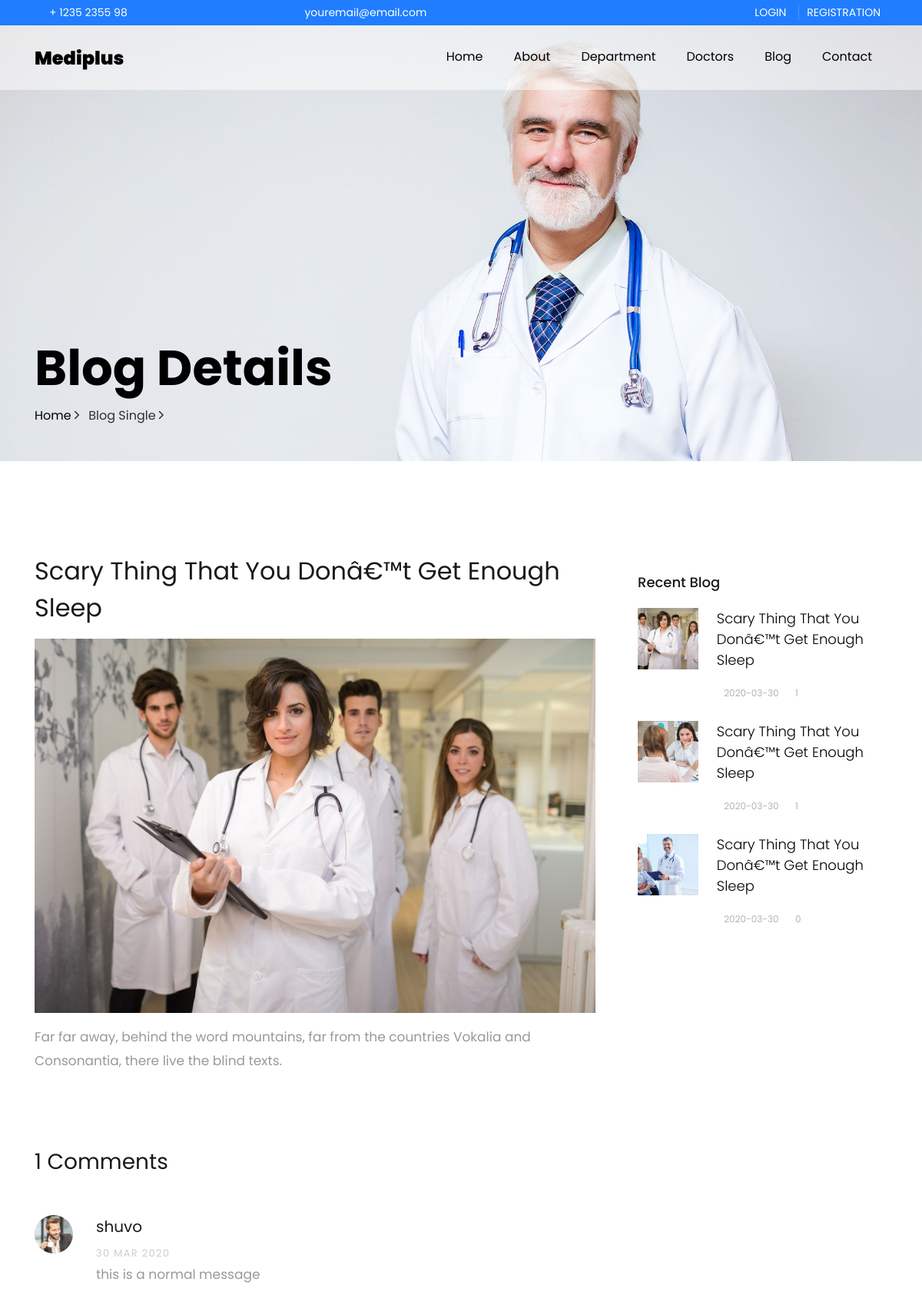
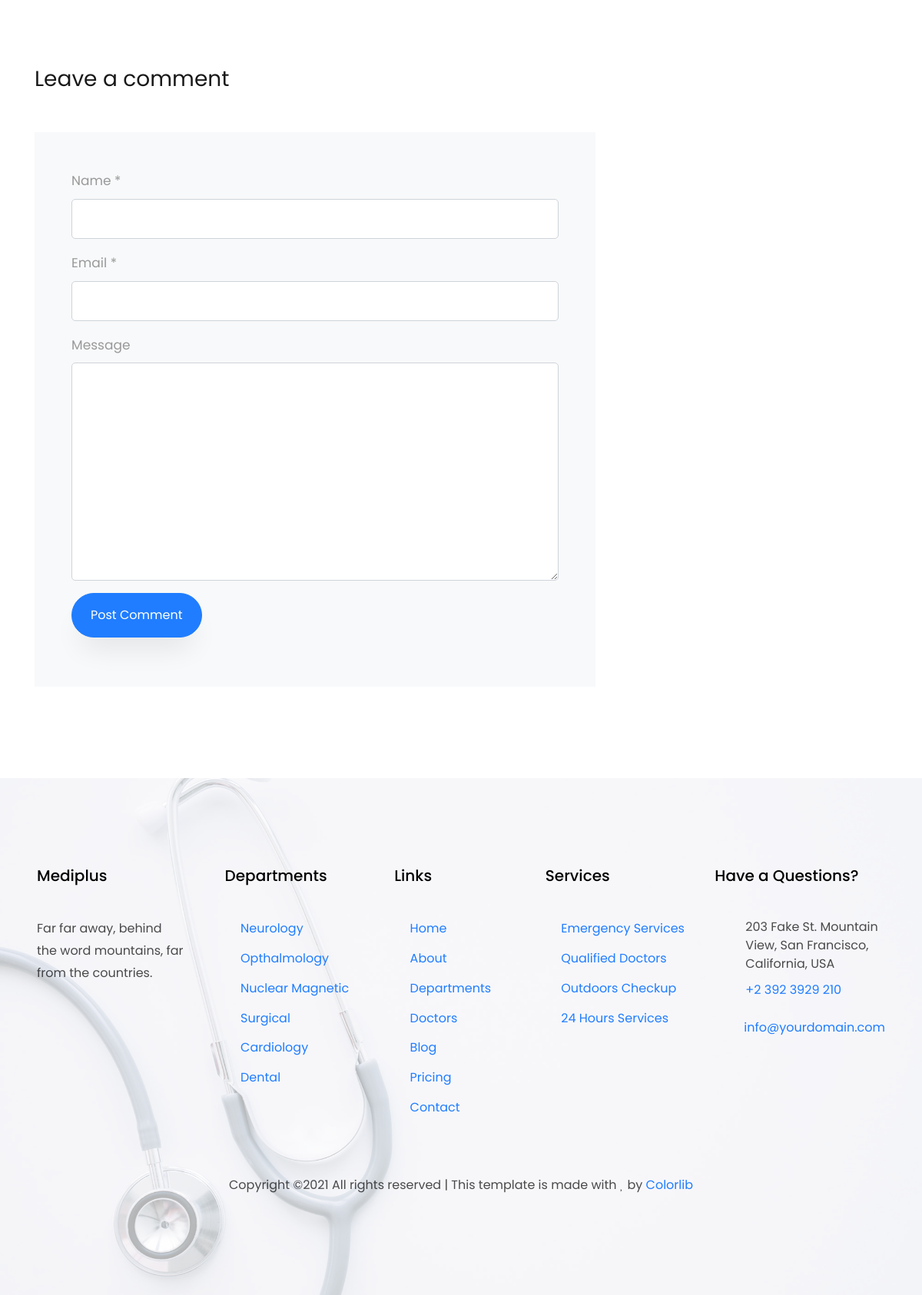
The app's page /blog-single.php?id=3 with its own data (2 pictures, top to bottom).
### tables this page shows
CREATE TABLE `blog` (
  `id` int(11) NOT NULL,
  `title` varchar(100) NOT NULL,
  `details` text NOT NULL,
  `image` varchar(100) NOT NULL,
  `time` varchar(20) NOT NULL
);

CREATE TABLE `comment` (
  `id` int(11) NOT NULL,
  `name` varchar(100) NOT NULL,
  `email` varchar(100) NOT NULL,
  `msg` text NOT NULL,
  `time` varchar(100) NOT NULL,
  `blog` int(11) NOT NULL
);

### blog-single.php (the view, shortened to what this page needs)
<?php include "templates/header.php" ?>
<?php include "templates/nav.php" ?>
	  <section class="hero-wrap hero-wrap-2" style="background-image: url('images/bg_1.jpg');" data-stellar-background-ratio="0.5">
      <div class="container">
        <div class="row no-gutters slider-text align-items-end justify-content-start">
          <div class="col-md-9 ftco-animate pb-4">
            <h1 class="mb-3 bread">Blog Details</h1>
             <p class="breadcrumbs"><span class="mr-2"><a href="index.html">Home <i class="ion-ios-arrow-forward"></i></a></span> <span>Blog Single <i class="ion-ios-arrow-forward"></i></span></p>
          </div>
        </div>
      </div>
    </section>
    <section class="ftco-section">
      <div class="container">
        <div class="row">
          <div class="col-lg-8 ftco-animate">
            <?php
              include "db.php";
              if(isset($_GET)){
                $bid = $_GET['id'];
              }
              $query = "SELECT * FROM blog WHERE id='$bid'";
              $qres = mysqli_query($conn, $query)->fetch_assoc();
            ?>
            <h2 class="mb-3"><?php echo $qres['title'] ?></h2>
            <p>
              <img src="dashboard/<?php echo $qres['image'] ?>" alt="" class="img-fluid">
            </p>
            <p>
            <?php echo $qres['details'] ?>
            </p>
            <div class="pt-5 mt-5">
              <h3 class="mb-5">
              <?php
              $blogid = $qres['id'];
                        $doc = "SELECT * FROM comment WHERE blog='$blogid'";
                        $res = mysqli_query($conn, $doc);
                        if($res){
                          $rowcount=mysqli_num_rows($res);
                        printf($rowcount);
                        ?>
              Comments</h3>
              <ul class="comment-list">
<?php while($result = $res->fetch_assoc()){ ?>
                <li class="comment">
                  <div class="vcard bio">
                    <img src="images/person_1.jpg" alt="Image placeholder">
                  </div>
                  <div class="comment-body">
                    <h3><?php echo $result['name'] ?></h3>
                    <div class="meta"><?php echo $result['time'] ?></div>
                    <p><?php echo $result['msg'] ?></p>
                  </div>
                </li>
<?php }} ?>
              </ul>
              <div class="comment-form-wrap pt-5">
                <h3 class="mb-5">Leave a comment</h3>
                <form action="#" method="POST" class="p-5 bg-light">
                  <div class="form-group">
                    <label for="name">Name *</label>
                    <input type="text" name="name" class="form-control" id="name">
                  </div>
                  <div class="form-group">
                    <label for="email">Email *</label>
                    <input type="email" name="email" class="form-control" id="email">
                  </div>
                  <div class="form-group">
                    <label for="message">Message</label>
                    <textarea name="msg" id="message" cols="30" rows="10" class="form-control"></textarea>
                  </div>
                  <div class="form-group">
                    <input type="submit" name="comment" value="Post Comment" class="btn py-3 px-4 btn-primary">
                  </div>
                </form>
              </div>
            </div>
          </div>
          <div class="col-lg-4 sidebar ftco-animate">
            <div class="sidebar-box ftco-animate">
              <h3 class="heading-sidebar">Recent Blog</h3>
        <?php
              $query = "SELECT * FROM blog LIMIT 3";
              $qres = mysqli_query($conn, $query);
              if($qres){
                  while($res = $qres->fetch_assoc()){ ?>
              <div class="block-21 mb-4 d-flex">
                <a href="?id=<?php echo $res['id'] ?>" class="blog-img mr-4" style="background-image: url(dashboard/<?php echo $res['image'] ?>)"></a>
                <div class="text">
                  <h3 class="heading"><a href="?id=<?php echo $res['id'] ?>">
                  <?php echo $res['title'] ?>
                  </a></h3>
                  <div class="meta">
                    <div><a href="#"><span class="icon-calendar"></span><?php echo $res['time'] ?></a></div>
                    <div><a href="#"><span class="icon-chat"></span>              <?php
              $blogid = $res['id'];
                        $doc = "SELECT * FROM comment WHERE blog='$blogid'";
                        $res = mysqli_query($conn, $doc);
                        if($res){
                          $rowcount=mysqli_num_rows($res);
                        printf($rowcount);}
                        ?>  </a></div>
                  </div>
                </div>
              </div>
                  <?php }} ?>
            </div>
          </div>
        </div>
      </div>
    </section>
<?php include "templates/footer.php" ?>

### templates/header.php (shortened to what this page needs)
<!DOCTYPE html>
<html lang="en">
  <head>
    <link rel="stylesheet" href="css/open-iconic-bootstrap.min.css">
    <link rel="stylesheet" href="css/animate.css">
    <link rel="stylesheet" href="css/owl.carousel.min.css">
    <link rel="stylesheet" href="css/owl.theme.default.min.css">
    <link rel="stylesheet" href="css/magnific-popup.css">
    <link rel="stylesheet" href="css/aos.css">
    <link rel="stylesheet" href="css/ionicons.min.css">
    <link rel="stylesheet" href="css/flaticon.css">
    <link rel="stylesheet" href="css/icomoon.css">
    <link rel="stylesheet" href="css/style.css">
  </head>
  <body data-spy="scroll" data-target=".site-navbar-target" data-offset="300">
  	<div class="py-1 bg-black top">
    	<div class="container">
    		<div class="row no-gutters d-flex align-items-start align-items-center px-md-0">
	    		<div class="col-lg-12 d-block">
		    		<div class="row d-flex">
		    			<div class="col-md pr-4 d-flex topper align-items-center">
					    	<div class="icon mr-2 d-flex justify-content-center align-items-center"><span class="icon-phone2"></span></div>
						    <span class="text">+ 1235 2355 98</span>
					    </div>
					    <div class="col-md pr-4 d-flex topper align-items-center">
					    	<div class="icon mr-2 d-flex justify-content-center align-items-center"><span class="icon-paper-plane"></span></div>
						    <span class="text">youremail@email.com</span>
					    </div>
					    <div class="col-md-5 pr-4 d-flex topper align-items-center text-lg-right justify-content-end">
						    <p class="mb-0 register-link"><a href="login/index.php" class="mr-3">Login</a><a href="registration/index.php">Registration</a></p>
					    </div>
				    </div>
			    </div>
		    </div>
		  </div>
    </div>

### templates/nav.php (shortened to what this page needs)
<nav class="navbar navbar-expand-lg navbar-dark ftco_navbar bg-dark ftco-navbar-light site-navbar-target" id="ftco-navbar">
	    <div class="container">
	      <a class="navbar-brand" href="index.php">Mediplus</a>
	      <div class="collapse navbar-collapse" id="ftco-nav">
	        <ul class="navbar-nav nav ml-auto">
	          <li class="nav-item"><a href="index.php" class="nav-link"><span>Home</span></a></li>
	          <li class="nav-item"><a href="about.php" class="nav-link"><span>About</span></a></li>
	          <li class="nav-item"><a href="depertment.php" class="nav-link"><span>Department</span></a></li>
	          <li class="nav-item"><a href="doctor.php" class="nav-link"><span>Doctors</span></a></li>
	          <li class="nav-item"><a href="blog.php" class="nav-link"><span>Blog</span></a></li>
			  <li class="nav-item"><a href="contact.php" class="nav-link"><span>Contact</span></a></li>
	        </ul>
	      </div>
	    </div>
	  </nav>

### templates/footer.php (shortened to what this page needs)
<footer class="ftco-footer ftco-section img" style="background-image: url(images/footer-bg.jpg);">
    	<div class="overlay"></div>
      <div class="container-fluid px-md-5">
        <div class="row mb-5">
          <div class="col-md">
            <div class="ftco-footer-widget mb-4">
              <h2 class="ftco-heading-2">Mediplus</h2>
              <p>Far far away, behind the word mountains, far from the countries.</p>
              <ul class="ftco-footer-social list-unstyled mt-5">
              </ul>
            </div>
          </div>
          <div class="col-md">
            <div class="ftco-footer-widget mb-4 ml-md-4">
              <h2 class="ftco-heading-2">Departments</h2>
              <ul class="list-unstyled">
                <li><a href="#"><span class="icon-long-arrow-right mr-2"></span>Neurology</a></li>
                <li><a href="#"><span class="icon-long-arrow-right mr-2"></span>Opthalmology</a></li>
                <li><a href="#"><span class="icon-long-arrow-right mr-2"></span>Nuclear Magnetic</a></li>
                <li><a href="#"><span class="icon-long-arrow-right mr-2"></span>Surgical</a></li>
                <li><a href="#"><span class="icon-long-arrow-right mr-2"></span>Cardiology</a></li>
                <li><a href="#"><span class="icon-long-arrow-right mr-2"></span>Dental</a></li>
              </ul>
            </div>
          </div>
          <div class="col-md">
            <div class="ftco-footer-widget mb-4 ml-md-4">
              <h2 class="ftco-heading-2">Links</h2>
              <ul class="list-unstyled">
                <li><a href="#"><span class="icon-long-arrow-right mr-2"></span>Home</a></li>
                <li><a href="#"><span class="icon-long-arrow-right mr-2"></span>About</a></li>
                <li><a href="#"><span class="icon-long-arrow-right mr-2"></span>Departments</a></li>
                <li><a href="#"><span class="icon-long-arrow-right mr-2"></span>Doctors</a></li>
                <li><a href="#"><span class="icon-long-arrow-right mr-2"></span>Blog</a></li>
                <li><a href="#"><span class="icon-long-arrow-right mr-2"></span>Pricing</a></li>
                <li><a href="#"><span class="icon-long-arrow-right mr-2"></span>Contact</a></li>
              </ul>
            </div>
          </div>
          <div class="col-md">
             <div class="ftco-footer-widget mb-4">
              <h2 class="ftco-heading-2">Services</h2>
              <ul class="list-unstyled">
                <li><a href="#"><span class="icon-long-arrow-right mr-2"></span>Emergency Services</a></li>
                <li><a href="#"><span class="icon-long-arrow-right mr-2"></span>Qualified Doctors</a></li>
                <li><a href="#"><span class="icon-long-arrow-right mr-2"></span>Outdoors Checkup</a></li>
                <li><a href="#"><span class="icon-long-arrow-right mr-2"></span>24 Hours Services</a></li>
              </ul>
            </div>
          </div>
          <div class="col-md">
            <div class="ftco-footer-widget mb-4">
            	<h2 class="ftco-heading-2">Have a Questions?</h2>
            	<div class="block-23 mb-3">
	              <ul>
	                <li><span class="icon icon-map-marker"></span><span class="text">203 Fake St. Mountain View, San Francisco, California, USA</span></li>
	                <li><a href="#"><span class="icon icon-phone"></span><span class="text">+2 392 3929 210</span></a></li>
	                <li><a href="#"><span class="icon icon-envelope pr-4"></span><span class="text">info@yourdomain.com</span></a></li>
	              </ul>
	            </div>
            </div>
          </div>
        </div>
        <div class="row">
          <div class="col-md-12 text-center">
            <p>
  Copyright &copy;<script>document.write(new Date().getFullYear());</script> All rights reserved | This template is made with <i class="icon-heart color-danger" aria-hidden="true"></i> by <a href="https://colorlib.com" target="_blank">Colorlib</a>
  </p>
          </div>
        </div>
      </div>
    </footer>
  </body>
</html>

### css/icomoon.css (style rules this page uses)
[class^="icon-"], [class*=" icon-"] { font-family: 'icomoon' !important; speak: none; font-style: normal; font-weight: normal; font-variant: normal; text-transform: none; line-height: 1; -webkit-font-smoothing: antialiased; -moz-osx-font-smoothing: grayscale; }
.icon-heart:before { content: "\f004"; }
.icon-map-marker:before { content: "\f041"; }
.icon-calendar:before { content: "\f073"; }
.icon-phone:before { content: "\f095"; }
.icon-envelope:before { content: "\f0e0"; }
.icon-long-arrow-right:before { content: "\f178"; }
.icon-paper-plane:before { content: "\f1d8"; }
.icon-phone2:before { content: "\e0cd"; }
.icon-chat:before { content: "\e0b7"; }

### records on screen
blog: title "Scary Thing That You Donâ€™t Get Enough Sleep", image (picture), details "Far far away, behind the word mountains, far from the countries Vokalia and Consonantia, there live the blind texts.", time "2020-03-30", value "1"
comment: name "shuvo", time "30 MAR 2020", msg "this is a normal message"
blog: image (picture), title "Scary Thing That You Donâ€™t Get Enough Sleep", time "2020-03-30", value "1"
blog: image (picture), title "Scary Thing That You Donâ€™t Get Enough Sleep", time "2020-03-30", value "0"
